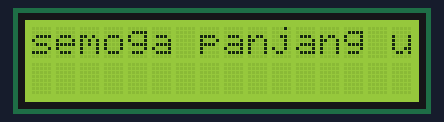
A sketch run on a simulated Arduino Uno, built with avr-gcc and run on an emulated ATmega328P. Shown: 16×2 character LCD.

Above: at 0.26 s.
At 24.63 s:
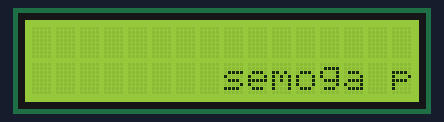
At 26.96 s:
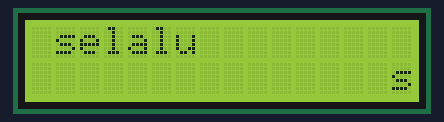
At 29.64 s:
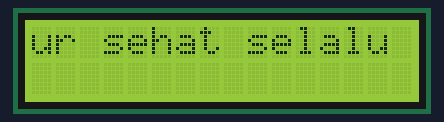
At 31.97 s:
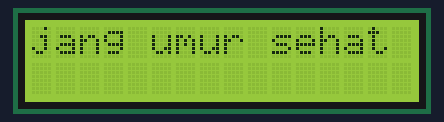
At 34.5 s:
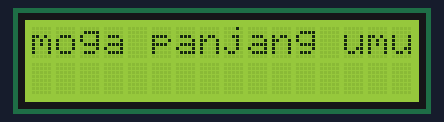

The sketch:

habede2.ino
```cpp
#include <Wire.h>
#include <LiquidCrystal_I2C.h>

const int col = 16;
const int row = 2;

LiquidCrystal_I2C lcd(0x27, col, row);

int position = 0;

void setup() {
  lcd.init();
  lcd.backlight();
}

void loop() {
  lcd.clear();
  lcd.setCursor(position, 0);
  lcd.print("semoga panjang umur sehat selalu");

  position += 1;

  if(position >= col){
    lcd.scrollDisplayLeft();
  }
  delay(300);
}
```
